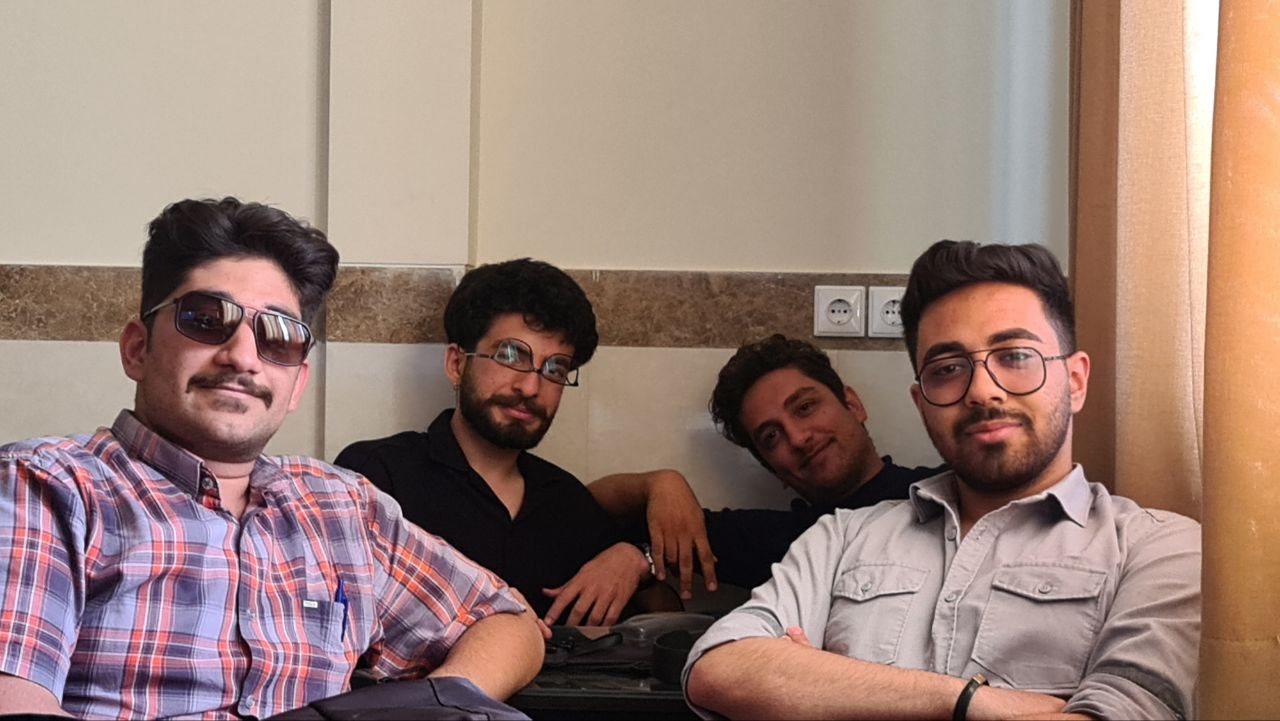
#> input picture Face-Detection/test2.jpg, 1280 x 721 px
$ python face-detector.py
#> lines starting #> are read from the running program, lines starting #| are printed output that depends on the picture; after the words box and inside, x2 and y2 are one past the last pixel; in counts of white or black regions, pixels touching at a corner belong together
import cv2

face_cascade = cv2.CascadeClassifier('haarcascade_frontalface_default.xml')

img = cv2.imread('test2.jpg')
#> img is the input picture: shape (721, 1280, 3); mean B, G, R 117, 126.4, 152.4

gray = cv2.cvtColor(img, cv2.COLOR_BGR2GRAY)
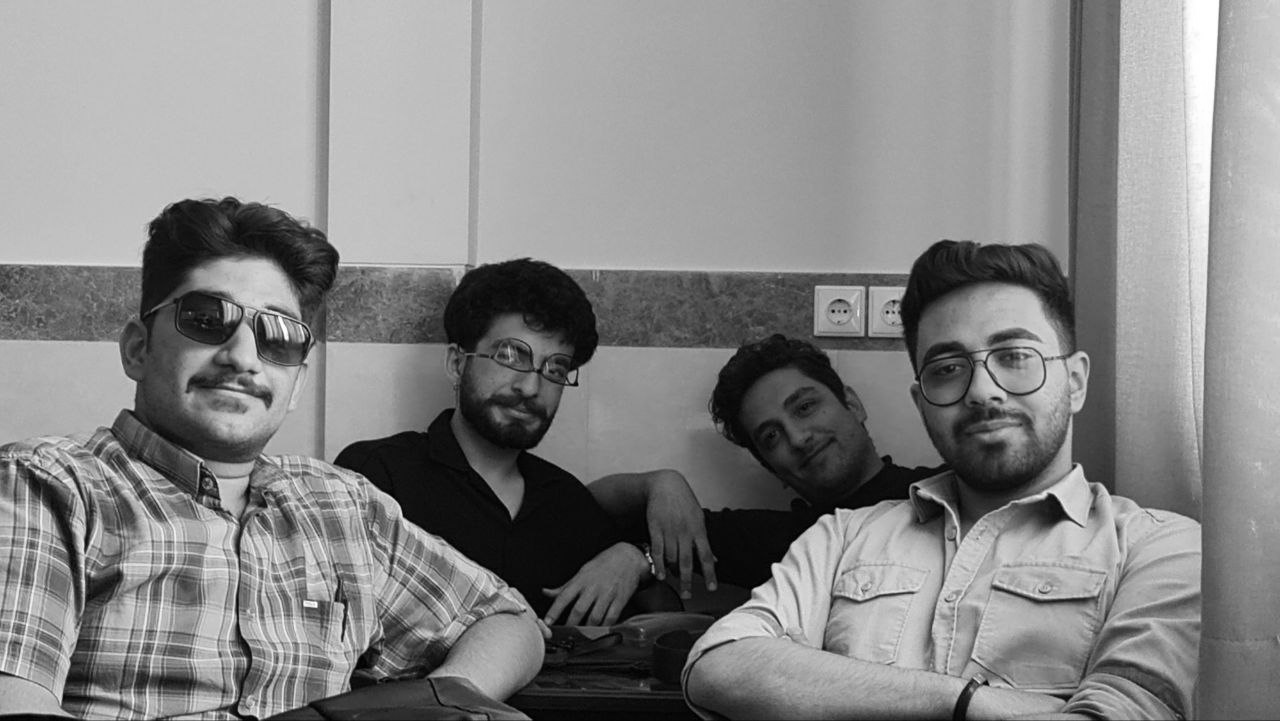
#> gray: shape (721, 1280); min 0, max 255, mean 133.1

faces = face_cascade.detectMultiScale(gray , 1.1 , 4)
#> faces = [[450, 315, 119, 119], [893, 286, 183, 183], [133, 256, 207, 207]]

for (x,y,w,h) in faces:
    cv2.rectangle(img, (x,y) , (x+w , y+h) , (225, 0 , 0) , 3)
#> this loop made 3 passes
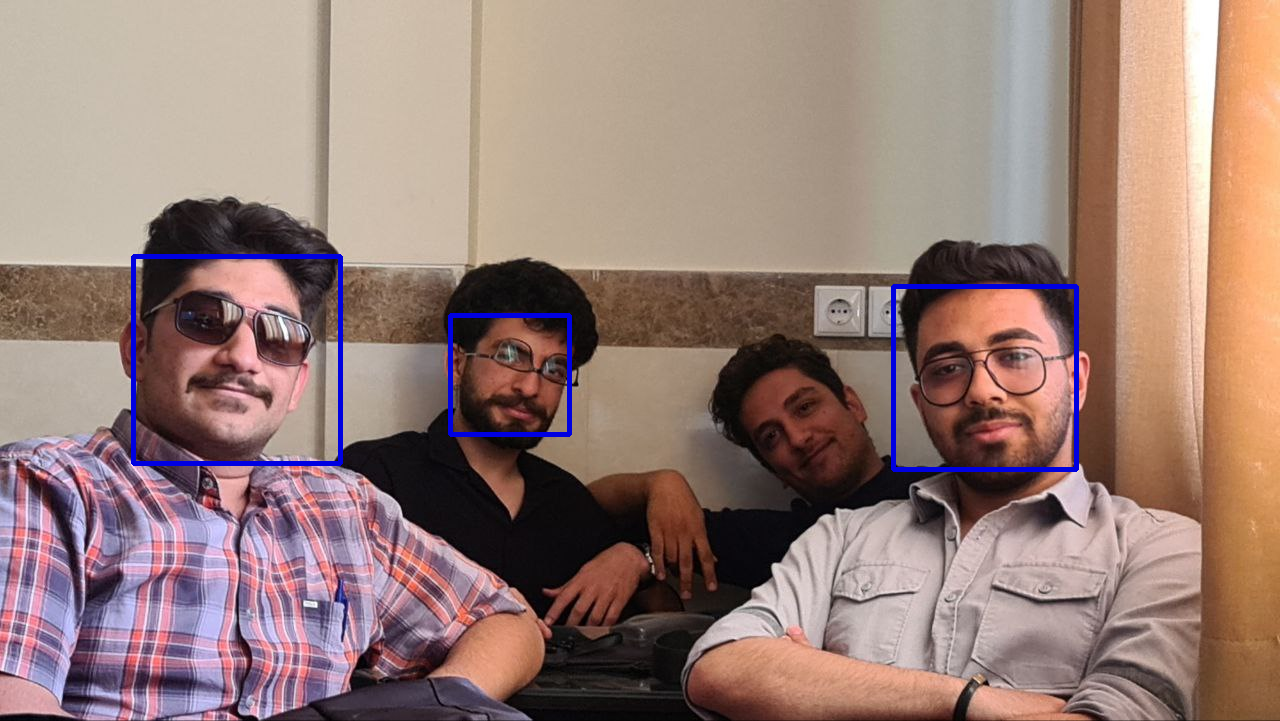
#> img: shape (721, 1280, 3); 1.1% of pixels changed, all inside (x1, y1, x2, y2) = (131, 254, 1079, 472)

cv2.imshow('img' , img)
cv2.waitKey()

cv2.imwrite("after_face_detect2.jpg" , img)
